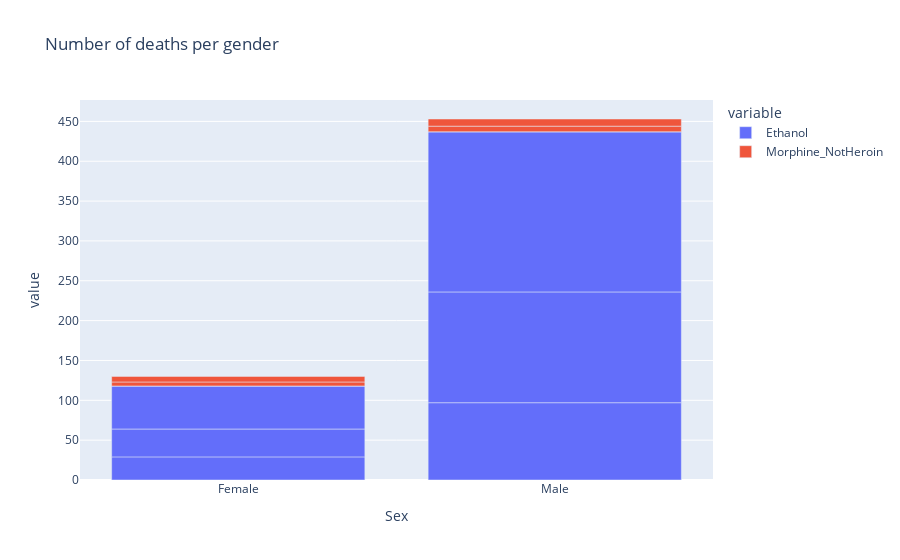

The cell this chart's notebook holds for it:
### Code cell
#Stacked plot of "Ethanol", "Morphine_NotHeroin" related deaths as per Gender
fig = px.bar(Drugs_Grouped, x="Sex", y=["Ethanol", "Morphine_NotHeroin"], title="Number of deaths per gender")
fig.show()

### Figure 1 — Plotly figure (JSON) as saved in the notebook; plotly's stock layout.template omitted (floating-point values rounded to 4 significant figures)
{"data": [{"alignmentgroup": "True", "hovertemplate": "variable=Ethanol<br>Sex=%{x}<br>value=%{y}<extra></extra>", "legendgroup": "Ethanol", "marker": {"color": "#636efa"}, "name": "Ethanol", "offsetgroup": "Ethanol", "orientation": "v", "showlegend": true, "textposition": "auto", "type": "bar", "x": ["Female", "Female", "Female", "Male", "Male", "Male"], "xaxis": "x", "y": [29, 35, 54, 97, 139, 201], "yaxis": "y"}, {"alignmentgroup": "True", "hovertemplate": "variable=Morphine_NotHeroin<br>Sex=%{x}<br>value=%{y}<extra></extra>", "legendgroup": "Morphine_NotHeroin", "marker": {"color": "#EF553B"}, "name": "Morphine_NotHeroin", "offsetgroup": "Morphine_NotHeroin", "orientation": "v", "showlegend": true, "textposition": "auto", "type": "bar", "x": ["Female", "Female", "Female", "Male", "Male", "Male"], "xaxis": "x", "y": [0, 5, 7, 0, 7, 9], "yaxis": "y"}], "layout": {"barmode": "relative", "legend": {"title": {"text": "variable"}, "tracegroupgap": 0}, "title": {"text": "Number of deaths per gender"}, "xaxis": {"anchor": "y", "domain": [0, 1], "title": {"text": "Sex"}}, "yaxis": {"anchor": "x", "domain": [0, 1], "title": {"text": "value"}}}}
